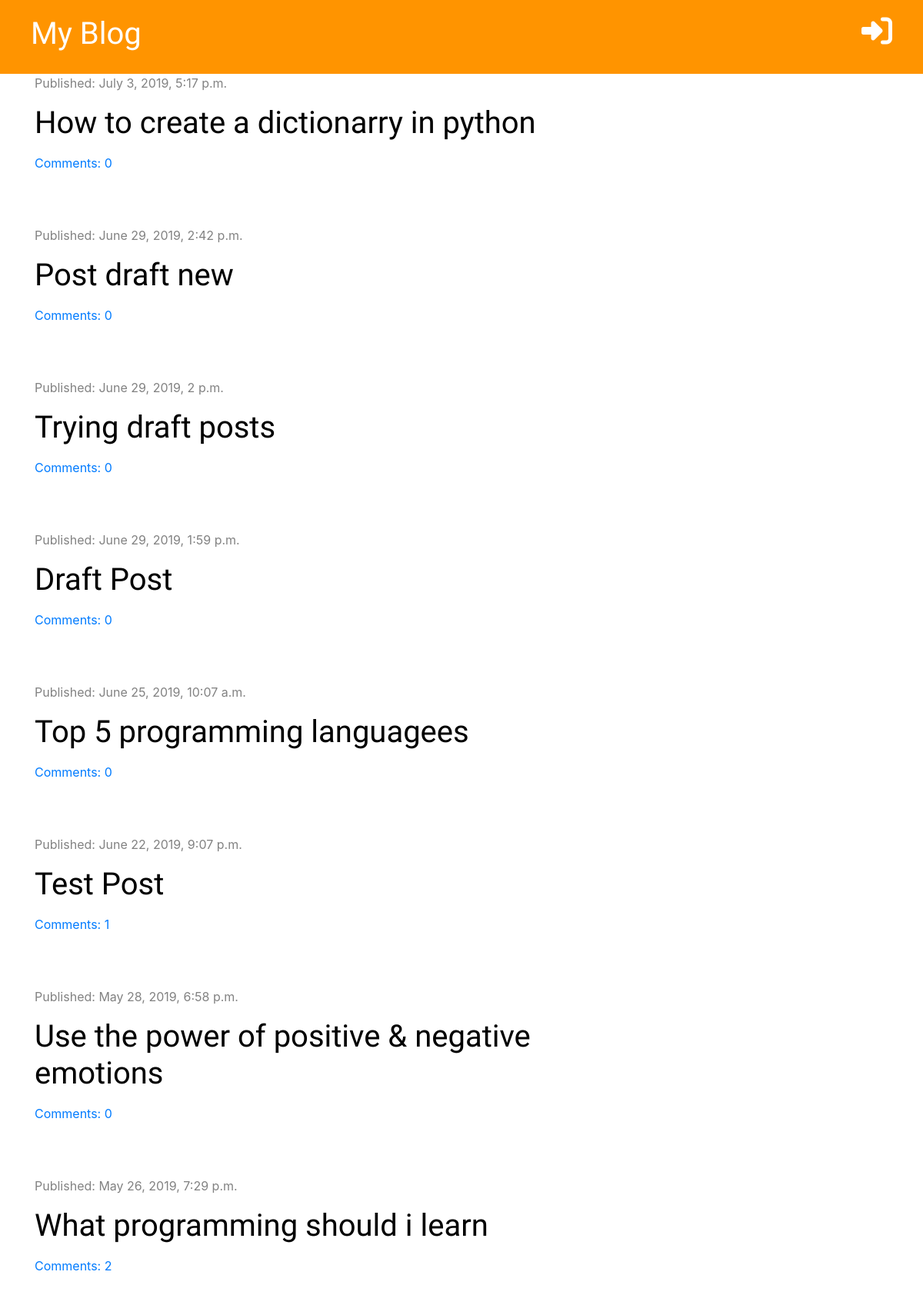
The app's page /, older data.
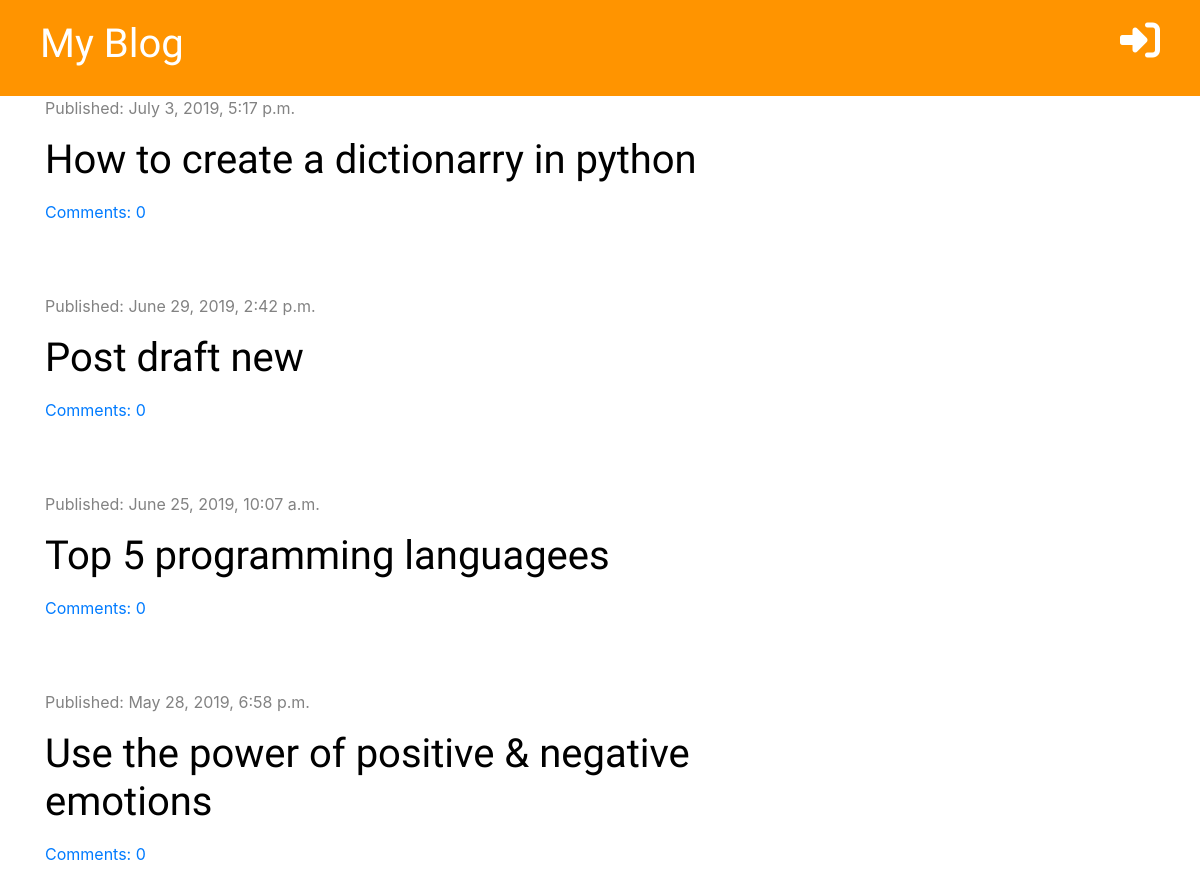
The same page, newer data.
### blog/models.py (models this page shows, shortened)
class Post(models.Model):
    author = models.ForeignKey('auth.User', on_delete= models.CASCADE)
    title = models.CharField(max_length=200)
    text = models.TextField()
    created_date = models.DateTimeField(default=timezone.now)
    published_date = models.DateTimeField(blank=True, null=True)
    def approved_comments(self):
        return self.comments.filter(approved=True)

### blog/views.py (the view)
# urls.py: path('', views.post_list, name='post_list'),
def post_list(request):
    posts = Post.objects.filter(published_date__lte=timezone.now()).order_by('-published_date')
    stuff_for_frontend = {'posts': posts, }
    return render(request, 'blog/post_list.html', stuff_for_frontend)

### blog/templatetags/markdownify.py (called while the page is built)
@register.filter
def markdown(value):
    renderer = HighlightRenderer()
    markdown = mistune.Markdown(renderer=renderer)
    return markdown(value)

### blog/templates/blog/post_list.html (shortened to what this page needs)
{% extends 'blog/base.html' %}
{% load markdownify %}
{% block content %}
   {% for post in posts %}
        <div class="post">
            <div class="date">
                <p>Published: {{ post.published_date }}</p>
            </div>
            <h1><a href="{% url 'post_detail' pk=post.pk %}">{{ post.title}}</a></h1>
            <a href="{% url 'post_detail' pk=post.pk %}">Comments: {{post.approved_comments.count}}</a>
        </div>
    {% endfor %}
{% endblock %}

### blog/templates/blog/base.html (shortened to what this page needs)
{% load static %}
{% load staticfiles %}
<html lang="en">
<head>
    <link rel="stylesheet" href="{% static 'blog/style.css' %}" type="text/css">
    <link rel="stylesheet" href="https://stackpath.bootstrapcdn.com/bootstrap/4.3.1/css/bootstrap.min.css">
    <link rel="stylesheet" href="{% static 'blog/zenburn.css' %}">
</head>
<body>
    <div class="page-header">
        {% if user.is_authenticated %}
        <a href="{% url 'post_draft_list' %}" class="top-menu"><i class="fab fa-firstdraft fa-2x"></i></a>
        <a href="{% url 'post_new' %}" class="top-menu"><i class="fas fa-plus fa-2x"></i></a>
        <p class="top-menu">Hello, {{ user.username }} <small><a href="{% url 'logout' %}?next=/">Log Out</a></small> </p>
        {% else %}
        <a href="{% url 'login' %}" class="top-menu"><i class="fas fa-sign-in-alt fa-2x"></i></a>
        {% endif %}
        <h1><a href="{% url 'post_list' %}">My Blog</a></h1>
    </div>
    <div class="content container">
        <div class="row">
            <div class="col-md-8">
                {% block content %}
                {% endblock %}
            </div>
        </div>
    </div>
</body>
</html>

### blog/static/blog/style.css (style rules this page uses)
.page-header { background-color: #ff9400; margin-top: 0; padding: 20px 20px 20px 40px; }
.page-header h1, .page-header h1 a { color: #ffffff; font-size: 30pt; text-decoration: none; }
.content, .container { margin-left: 20px; }
h1, h2, h3, h4 { font-family: 'Tangerine', 'Inconsolata', 'Droid Sans', serif; font-size: 48px; }
.date { color: #828282; }
.post { margin-bottom: 70px; }
.post h1 a { color: black; }
.top-menu { color: #ffffff; float: right; font-size: 20px; margin-right: 20px; }

Row changes from the older to the newer data that the page shows:
removed Post: published_date "June 29, 2019, 2 p.m.", title "Trying draft posts", approved_comments.count "0"
removed Post: published_date "June 29, 2019, 1:59 p.m.", title "Draft Post", approved_comments.count "0"
removed Post: published_date "June 22, 2019, 9:07 p.m.", title "Test Post", approved_comments.count "1"
removed Post: published_date "May 26, 2019, 7:29 p.m.", title "What programming should i learn", approved_comments.count "2"
